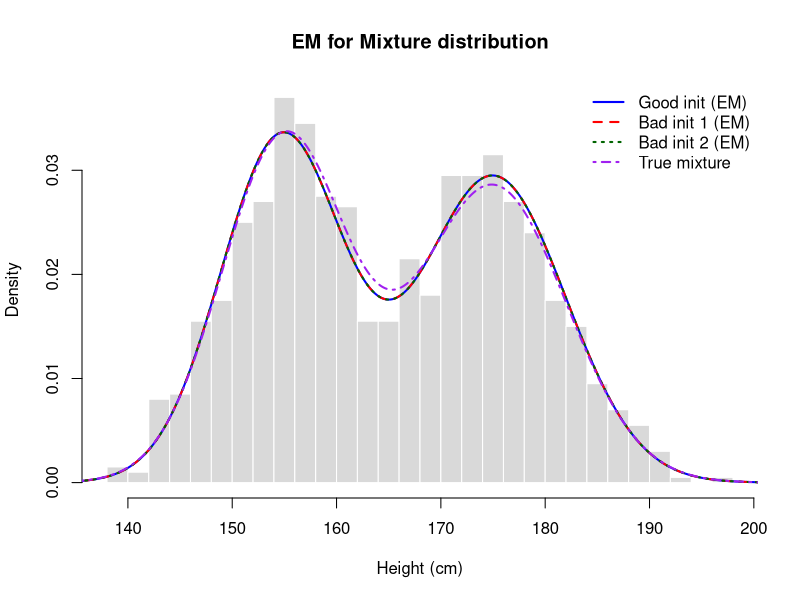

Generate this figure with R:
set.seed(123)
male   <- rnorm(500, mean = 175, sd = 7)
female <- rnorm(500, mean = 155, sd = 6)
x <- c(male, female)

em_gmm2 <- function(x, init) { 
  lambda <- init$lambda
  mu     <- init$mu
  sigma  <- pmax(init$sigma)  
  repeat {
    oldp <- c(lambda, mu, sigma)
    gamma  <- lambda * dnorm(x, mu[1], sigma[1])
    gamma  <- gamma/(gamma + (1 - lambda) * dnorm(x, mu[2], sigma[2]))
    # M step: Update the Q function 
    mu[1]    <- sum(gamma * x) / sum(gamma)
    mu[2]    <- sum((1 - gamma) * x) / sum(1-gamma)
    sigma[1] <- sqrt(sum(gamma * (x - mu[1])^2) / sum(gamma))
    sigma[2] <- sqrt(sum((1 - gamma) * (x - mu[2])^2) / sum(1-gamma))
    lambda   <- sum(gamma) / length(x)
    diff <- sum(abs(c(lambda, mu, sigma) - oldp))
    if (diff < 0.001) break
  }
  return(list(lambda = lambda, mu = mu, sigma = sigma))
} 
# Still test three different initial points 
init_good <- list(lambda = 0.50, mu = c(155, 175), sigma = c(6, 7))      
init_bad1 <- list(lambda = 0.50, mu = c(162, 163), sigma = c(30, 30))     
init_bad2 <- list(lambda = 0.90, mu = c(170, 171), sigma = c(12, 12))     

fit_good <- em_gmm2(x, init_good)
fit_b1   <- em_gmm2(x, init_bad1)
fit_b2   <- em_gmm2(x, init_bad2)

report <- function(tag, fit) {
  cat(sprintf("[%s] pi1=%.3f | mu1=%.2f | sd1=%.2f | mu2=%.2f | sd2=%.2f | iters=%d\n",
              tag, fit$lambda, fit$mu[1], fit$sigma[1], fit$mu[2], fit$sigma[2], fit$iters))
}
report("good init", fit_good)
report("bad  init 1", fit_b1)
report("bad  init 2", fit_b2)


hist(x, breaks = 40, probability = TRUE, col = "grey85", border = "white",
     main = "EM for Mixture distribution", xlab = "Height (cm)")

xs <- seq(min(x)-15, max(x)+15, length.out = 1000)
add_mix <- function(fit, col, lwd = 2, lty = 1) {
  dens <- fit$lambda * dnorm(xs, fit$mu[1], fit$sigma[1]) +
    (1 - fit$lambda) * dnorm(xs, fit$mu[2], fit$sigma[2])
  lines(xs, dens, col = col, lwd = lwd, lty = lty)
}
add_mix(fit_good, "blue", 2, 1)
add_mix(fit_b1,   "red",  2, 2)
add_mix(fit_b2,   "darkgreen", 2, 3)

true_mix <- 0.5*dnorm(xs, 155, 6) + 0.5*dnorm(xs, 175, 7)
lines(xs, true_mix, col = "purple", lwd = 2, lty = 4)

legend("topright",
       legend = c("Good init (EM)", "Bad init 1 (EM)", "Bad init 2 (EM)", "True mixture"),
       col = c("blue", "red", "darkgreen", "purple"),
       lty = c(1, 2, 3, 4), lwd = 2, bty = "n")
